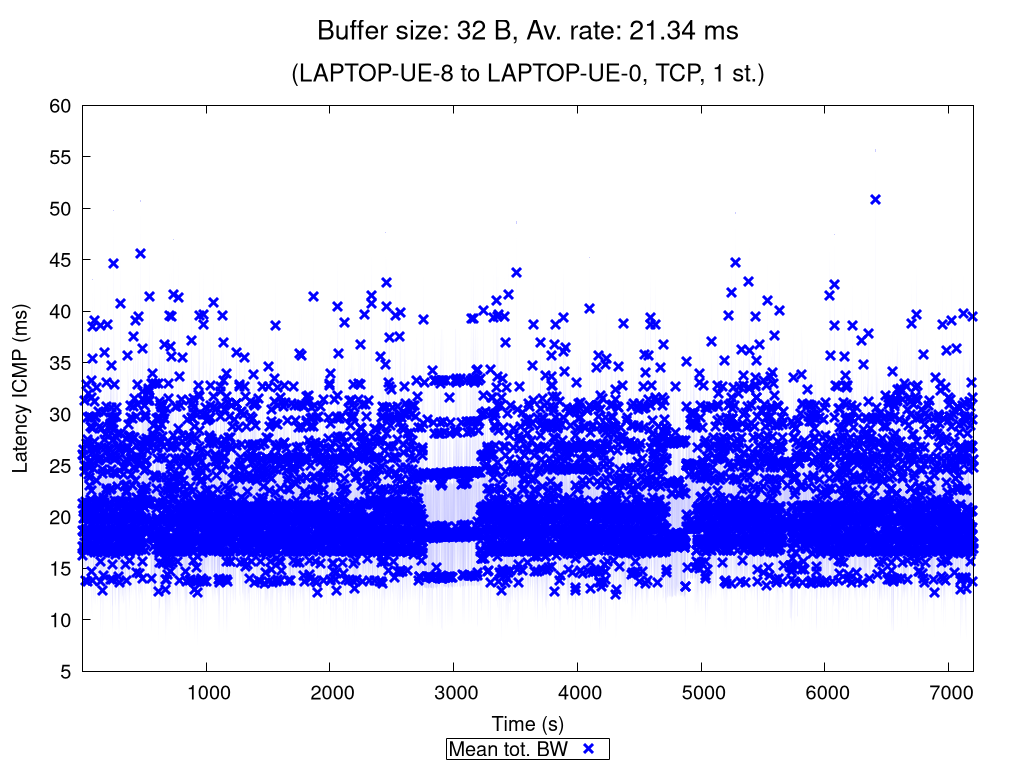

This figure's gnuplot source:
set terminal pngcairo nocrop enhanced size 1024,768 font "Verdana,15"
set output "TCP_1_st_2020_11_06_01-45-06_two2one_00032B.png"

set title "{/=20 Buffer size: 32 B, Av. rate: 21.34 ms}\n\n{/=18 (LAPTOP-UE-8 to LAPTOP-UE-0, TCP, 1 st.)}"

set xlabel "Time (s)"
set ylabel "Latency ICMP (ms)"
set ytics nomirror
set key bmargin center horizontal box samplen 1 width -1
set bmargin 4.6
set rmargin 4.5

rf = 1.0  # rate factor
set style fill transparent solid 0.2 noborder
set autoscale xfix
plot "TCP_1_st_2020_11_06_01-45-06_two2one_00032B_iperf_processed.dat" using 1:($2/rf-$3/rf):($2/rf+$3/rf) with filledcurves lc rgb "blue" notitle, \
     "" using 1:($2/rf) with points pt 2 ps 1.5 lw 3 lc rgb "blue" title "Mean tot. BW", \
